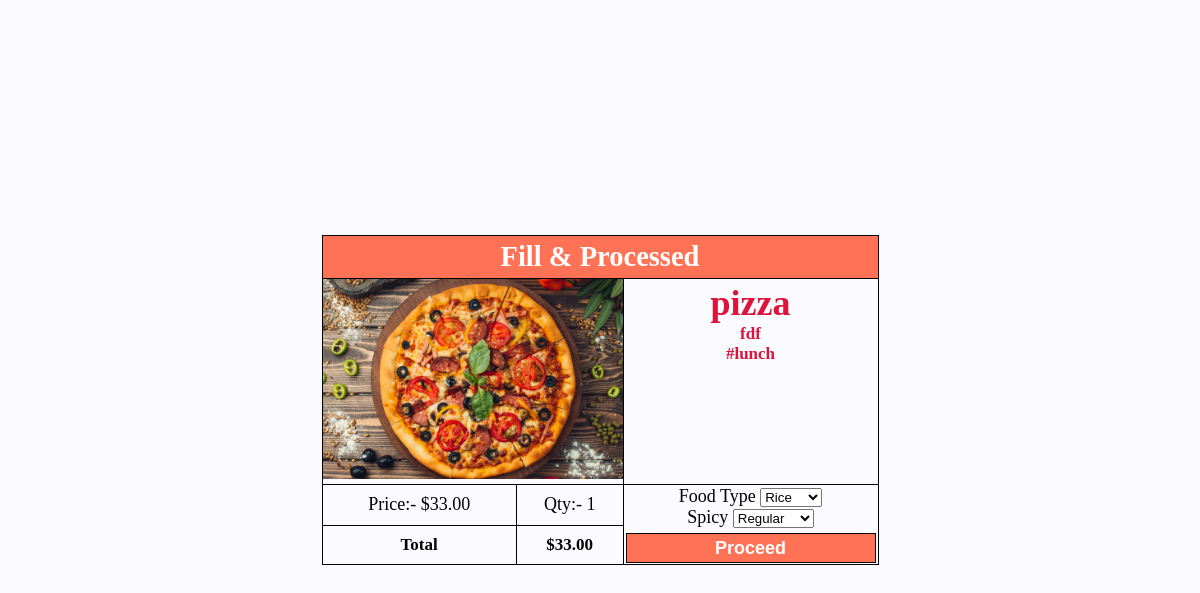
Page /meal/update-choices/179/ (signed in) on the committed database.
### meal/models.py (models this page shows, shortened)
class OrderItem(models.Model):
	product = models.ForeignKey(Meals, on_delete=models.SET_NULL, null=True)
	order = models.ForeignKey(Order, on_delete=models.SET_NULL, null=True)
	quantity = models.IntegerField(default=1, null=True, blank=True)
	date_added = models.DateTimeField(auto_now_add=True)
	@property
	def get_total(self):
		total = self.product.price * self.quantity
		return total

class Meals(models.Model):
	name = models.CharField(max_length=50, null=True, blank=True)
	description = models.TextField(max_length=500, null=True, blank=True)
	category = models.ForeignKey('Category' , on_delete=models.SET_NULL , null=True)
	price = models.DecimalField(max_digits=5 , decimal_places=2)
	option = models.IntegerField(null=True, blank=True)
	isTodaySpecial = models.BooleanField(default=False, null=True, blank=True)
	image = models.ImageField(upload_to='meals/')
	slug = models.SlugField(blank=True, null=True)
	class Meta:
		verbose_name = 'meal'
		verbose_name_plural = 'meals'

class Category(models.Model):
	name = models.CharField(max_length=30)
	class Meta:
		verbose_name = 'category'
		verbose_name_plural = 'categories'
	def __str__(self):
		return self.name

class optionTwo(models.Model):
	orderItem = models.ForeignKey(OrderItem, on_delete=models.CASCADE, null=True)
	foodChoice = models.ForeignKey(optionTwoOptions, on_delete=models.CASCADE, null=True, blank=True)
	spicy = models.CharField(choices=SPICY_LEVAL, null=True, blank=True, max_length=50)
	class Meta:
		verbose_name = 'Option Two'
		verbose_name_plural = 'Option Two'

### meal/views.py (the view)
# urls.py: path('update-choices/<str:pk>/', views.updateChoices, name="update_choice"),
def updateChoices(request, pk): #for option One(Try) & Two(Except)
    reqCustomer = request.user.customer
    try:#adding cart for first time
        order_Item = OrderItem.objects.get(id=pk)
        detailObject = optionOne.objects.get(orderItem=order_Item)
        form = optionOneForm(instance=detailObject)
        if request.method == 'POST':
            form = optionOneForm(request.POST, instance=detailObject)
            if form.is_valid():
                form.save()
                return redirect('meal:checkout')
        content = {
            'form': form,
            'meal':order_Item,
            }
        return render(request, 'option_update_form.html', content)
    except:#adding same cart for second time
        order_Item = OrderItem.objects.get(id=pk)
        detailObject = optionTwo.objects.get(orderItem=order_Item)
        form = optionTwoForm(instance=detailObject)
        if request.method == 'POST':
            form = optionTwoForm(request.POST, instance=detailObject)
            if form.is_valid():
                form.save()
                return redirect('meal:checkout')
        content = {
            'form': form,
            'meal':order_Item,
            }
        return render(request, 'option_update_form.html', content)

### meal/forms.py
class optionTwoForm(ModelForm):
	class Meta:
		model = optionTwo
		fields = ['foodChoice','spicy']

### meal/models.py (called while the page is built)
	def __str__(self):
		return self.name

### meal/templates/option_update_form.html (shortened to what this page needs)
{% load static %}
<!DOCTYPE html>
<html lang="en">
  <head>
    <link
      rel="stylesheet"
      href="https://cdn.jsdelivr.net/npm/bootstrap-icons@1.7.2/font/bootstrap-icons.css"
    />
    <link rel="stylesheet" href="{% static '/css/option_update.css' %}">
  </head>
  <body>
    <div class="container">
      <table>
        <tr>
          <th colspan="4" style="background-color: #ff7256;color: white;"><h2>Fill & Processed</h2></th>
        </tr>
        <tr class="image-food">
          <td colspan="2"><img src="{{meal.product.image.url}}" alt="Image" /></td>
          <td colspan="2">
            <div class="food">
              <h1>{{meal.product.name}}</h1>
              <h5>{{meal.product.description}}</h5>
              <h5>#{{meal.product.category}}</h5>
            </div>
          </td>
        </tr>
        <tr>
          <td>Price:- ${{meal.product.price}}</td>
          <td>Qty:- {{meal.quantity}}</td>
          <td rowspan="2">
            <form action="" method="POST">
                <span>Food Type</span>
                {{form.foodChoice}}<br>
                <span>Spicy</span>
                {{form.spicy}}
                <input style="background-color:#ff7256 ; margin-top: 5px;font-size: large;height: 30px; font-weight: bold;color: white;width: 100%; " type="submit" name="submit" value="Proceed">
          </td>
        </tr>
        <tr>
          <td><h5>Total</h5></td>
          <td><h5>${{meal.get_total}}</h5></td>
        </tr>
      </table>
    </div>
  </body>
</html>

### static/css/option_update.css (style rules this page uses)
* { margin: 0; padding: 0; -webkit-box-sizing: border-box; box-sizing: border-box; }
.container { display: -ms-grid; display: grid; place-items: center; height: 100vh; background-color: rgba(248, 248, 255, 0.719); }
table, tr, th, td { border: 1px solid black; border-collapse: collapse; }
th { padding: 5px 20px; font-size: 19px; color: crimson; }
td { vertical-align: middle; text-align: center; padding: 1px 2px; font-size: large; }
td:first-child { padding: 0; margin: 0; }
img { height: 200px; width: 300px; }
.food { display: -webkit-box; display: -ms-flexbox; display: flex; -webkit-box-orient: vertical; -webkit-box-direction: normal; -ms-flex-direction: column; flex-direction: column; height: 200px; width: 250px; color: crimson; }
input { width: 90%; height: 25px; border: 0.5px solid #000; }
h5 { font-size: 17px; }

### rows in the picture
OrderItem: product.image (picture), product.name "pizza", product.description "fdf", product.category "lunch", product.price "33.00", quantity "1", get_total "33.00"
optionTwo: foodChoice "Rice", spicy "Regular"
